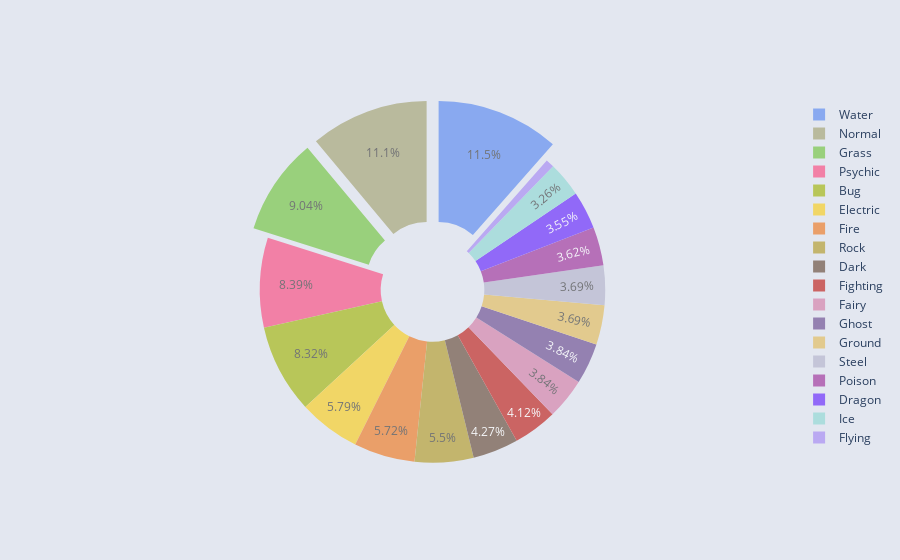

The notebook cell saved with this chart:
### Code cell
labels = tipi.value_counts().index
values = tipi.value_counts().values
pulls = [0.1,0.1,0.1,0,0,0,0,0,0,0,0,0,0,0,0,0,0]
fig = go.Figure(data=[go.Pie(labels=labels, values=values, hole=.3,opacity=.7, pull=pulls,marker=dict(colors = [
    '#6390F0','#A8A77A','#7AC74C','#F95587','#A6B91A','#F7D02C','#EE8130','#B6A136','#705746','#C22E28','#D685AD','#735797','#E2BF65','#B7B7CE',
    '#A33EA1','#6F35FC','#96D9D6','#A98FF3'
]))])
fig.update_traces(textposition='inside')
fig.update_layout(
    paper_bgcolor = "#e3e7f0",
    uniformtext_minsize=12, 
    uniformtext_mode='hide'
)
fig.show()

### Figure 1 — Plotly figure (JSON) as saved in the notebook; plotly's stock layout.template omitted (floating-point values rounded to 4 significant figures)
{"data": [{"hole": 0.3, "labels": ["Water", "Normal", "Grass", "Psychic", "Bug", "Electric", "Fire", "Rock", "Dark", "Fighting", "Fairy", "Ghost", "Ground", "Steel", "Poison", "Dragon", "Ice", "Flying"], "marker": {"colors": ["#6390F0", "#A8A77A", "#7AC74C", "#F95587", "#A6B91A", "#F7D02C", "#EE8130", "#B6A136", "#705746", "#C22E28", "#D685AD", "#735797", "#E2BF65", "#B7B7CE", "#A33EA1", "#6F35FC", "#96D9D6", "#A98FF3"]}, "opacity": 0.7, "pull": [0.1, 0.1, 0.1, 0, 0, 0, 0, 0, 0, 0, 0, 0, 0, 0, 0, 0, 0], "textposition": "inside", "type": "pie", "values": [159, 153, 125, 116, 115, 80, 79, 76, 59, 57, 53, 53, 51, 51, 50, 49, 45, 11]}], "layout": {"paper_bgcolor": "#e3e7f0", "uniformtext": {"minsize": 12, "mode": "hide"}}}
